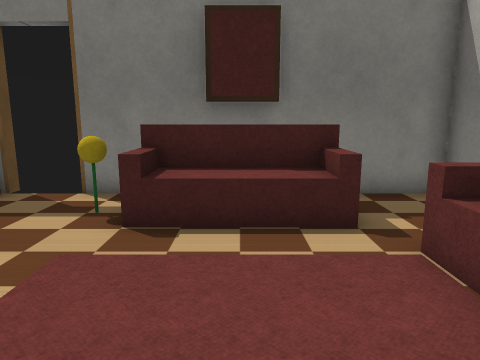
[1] (above)

12 first-person views from a walk through a robot-simulator world made for Webots. The camera is 0.9 m above the floor, tilts 10° down and sees 70° across. The floor is counted in squares, 0.5 m on a side. Each view is taken from the middle of a square. On the plan, view 1 faces up. The plan holds only what a view shows up to about 17 squares ahead; the rest is blank. Robots are left out. Webots' stock objects and surfaces are drawn as simple stand-ins. Door leaves are left out.

[2]
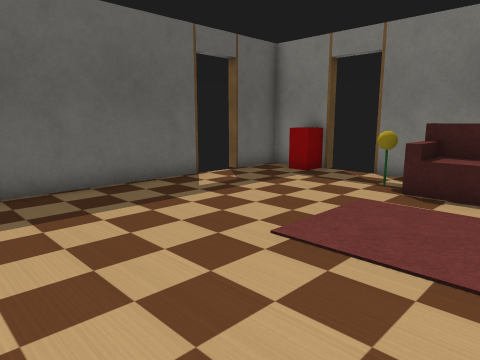

[3]
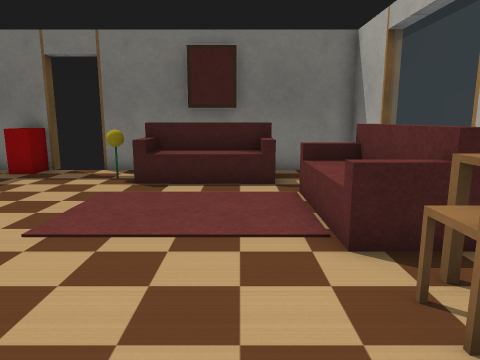

[4]
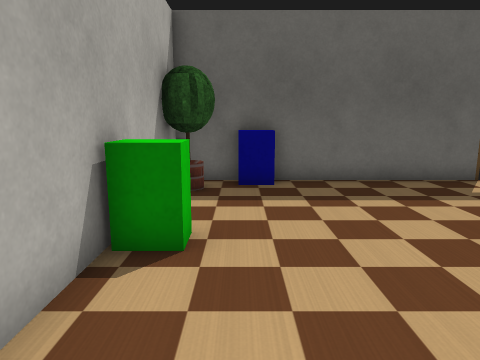

[5]
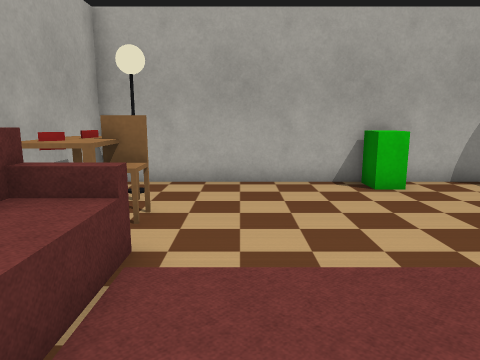

[6]
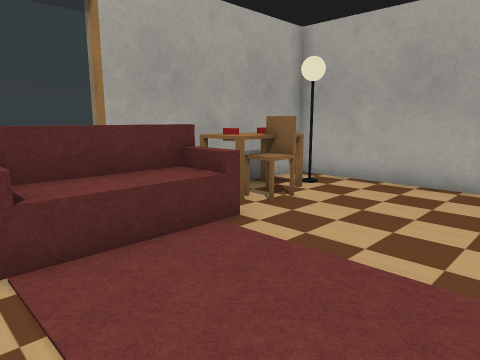

[7]
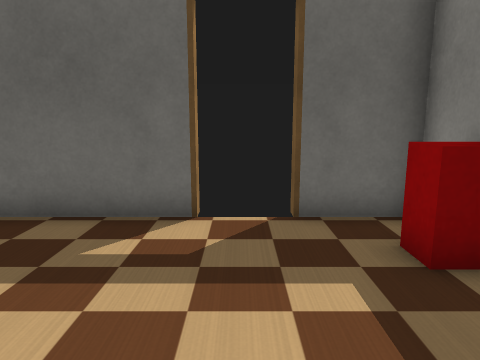

[8]
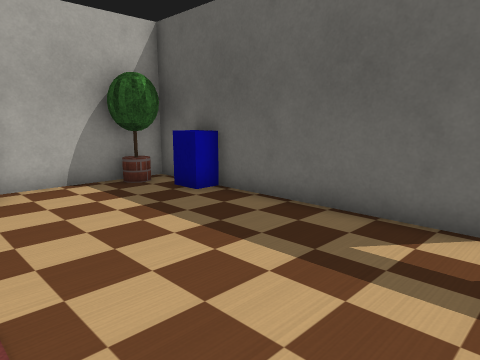

[9]
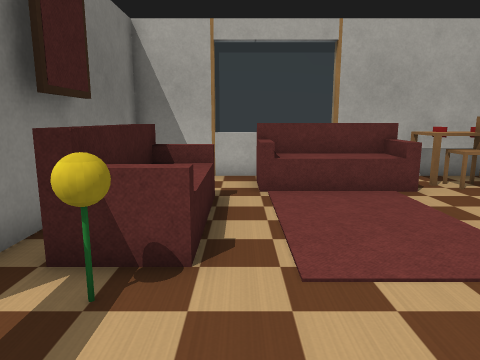

[10]
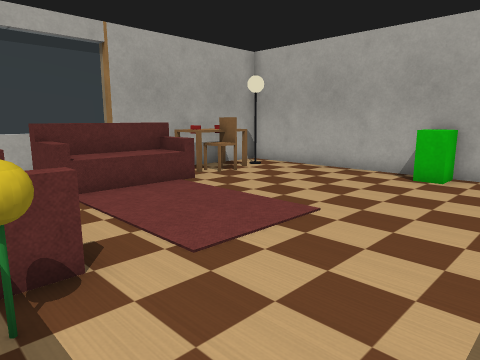

[11]
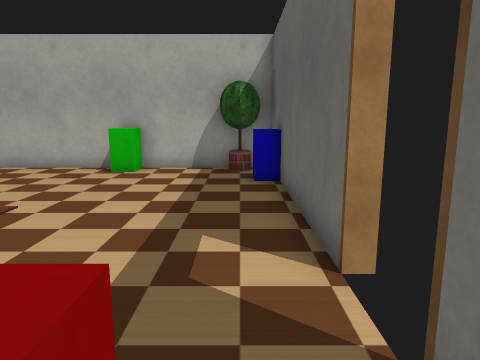

[12]
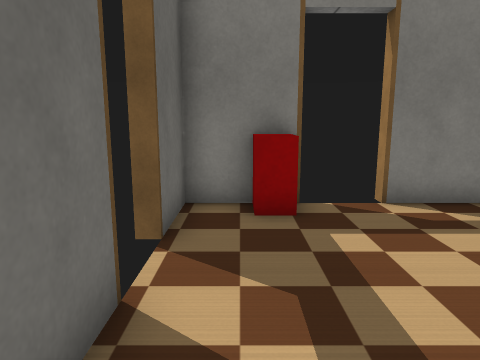

### Floor plan
Points are (right, up) in squares from view 1. A wall is a line through its corners. A room is listed if a view was taken in it or the views show most of it. See-through windows are left out.
Room 1 (views 1, 2, 3, 4, 5, 6, 7, 8, 9, 10, 11, 12)
walls: (-8.2, 4.2) (-8.2, -4.9) (-7.4, -4.9); (5, 4.2) (5, 8.3) (-3.9, 8.3); (-6.6, 8.3) (-8.2, 8.3) (-8.2, 6); (-6.5, -4.9) (5, -4.9) (5, 2)
ways out: open door at (-8.3, 5.7); open door at (-4.5, 8.5); gap at (-9, 4)
objects: blue box (-8, -3); potted tree (-7, -5) to (-7, -4); red box (-6, 8); green box (-3, -4); sunflowers (-3, 6); sofa (-2, 6) to (2, 7); painting (0, 8); chair (3, -1); sofa (3, 1) to (4, 4); floor lamp (4, -4) to (4, -3); other object (4, -2); book (4, -1)

Where each view was taken, in squares from view 1:
view 1: 0 up, 0 right, facing up
view 2: 3 down, 1 right, facing up-left
view 3: 4 down, 1 right, facing up
view 4: 3 down, 2 right, facing left
view 5: 5 up, 1 right, facing down
view 6: 5 up, 2 left, facing down-right
view 7: 5 up, 2 left, facing left
view 8: 5 up, 2 left, facing down-left
view 9: 5 up, 6 left, facing right
view 10: 7 up, 6 left, facing down-right
view 11: 8 up, 7 left, facing down
view 12: 1 up, 7 left, facing up
